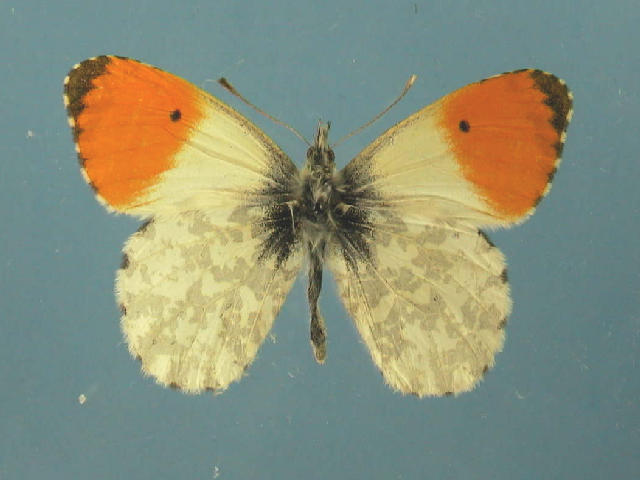
//> input picture Segmentor/image.tif, 640 x 480 px
$ ./segment image.tif   (built with g++ and OpenCV 4)
//> lines starting //> are read from the running program, lines starting //| are printed output that depends on the picture; after the words box and inside, x2 and y2 are one past the last pixel; in counts of white or black regions, pixels touching at a corner belong together
#include <opencv2/core/core.hpp>
#include <opencv2/highgui/highgui.hpp>
#include <opencv2/imgproc/imgproc.hpp>
#include <iostream>
#include <sstream>
using namespace std;
using namespace cv;

const string winName = "Image";
const Scalar RED = Scalar(0,0,255);
const Scalar BLUE = Scalar(255,0,0);
const int iter = 7;

void getBinMask( const Mat& comMask, Mat& binMask ){
  if( comMask.empty() || comMask.type()!=CV_8UC1 ){
    CV_Error( CV_StsBadArg, "comMask is empty or has incorrect type (not CV_8UC1)" );
  }
  if( binMask.empty() || binMask.rows!=comMask.rows || binMask.cols!=comMask.cols ){
    binMask.create( comMask.size(), CV_8UC1 );
  }
  binMask = comMask & 1;
}
void showImage( Mat& _img, Mat& _mask)
{
  Mat res;
  Mat binMask;
  if( _mask.empty() ){
    _img.copyTo( res );
  }
  else{
    getBinMask( _mask, binMask );
    _img.copyTo( res, binMask );
  }
  imshow( winName, res );
}

int main(int argc, char** argv){

  vector<Point> fgdPxls, bgdPxls;
  Mat image, mask, bgdModel, fgdModel;
  Rect rect;

  // Error handling of inputs
  if(argc == 1){
    return 1;
  }
  string filename = argv[1];
  if(filename.empty()){
    return 1;
  }

  image = imread(filename,1);
//> image is the input picture: 480 rows x 640 cols, CV_8UC3; mean B, G, R 123, 144.3, 136.9
  if(image.empty()){
    return 1;
  }

  // Show image to user and wait for click
  imshow(winName, image);
  waitKey();

  // Perform grabcut on
  rect = Rect(Point(10,10), Point(630,470));
  grabCut(image, mask,rect,bgdModel,fgdModel,iter,GC_INIT_WITH_RECT);
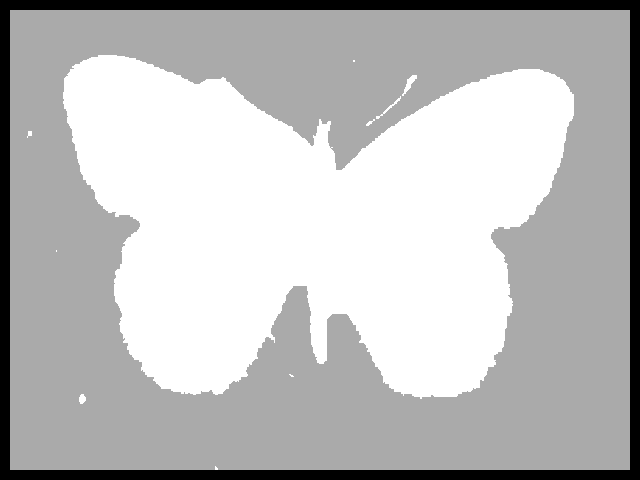
//> mask: 480 rows x 640 cols, CV_8UC1; min 0, max 3, mean 2.23; drawn with min black and max white
//> bgdModel = 65 values, max 145.1 at index 12, min -9.35 at index 40, mean 31.54; fgdModel = 65 values, max 2947.2 at index 55, min 0.0222 at index 0, mean 354.1

  showImage(image, mask);
//> in getBinMask, `binMask = comMask & 1;`:
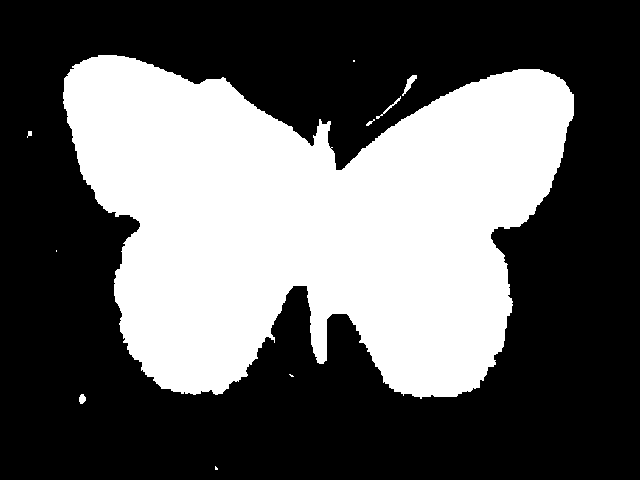
//> binMask: 480 rows x 640 cols, CV_8UC1; values 0 (black) and 1 (white), 37.8% white; 10 white regions (4 under 20 px), largest, box (x1, y1, x2, y2) and area: (63, 55, 574, 399) 115738, (402, 75, 417, 96) 107, (376, 96, 401, 119) 68, (79, 394, 86, 404) 53, (366, 119, 375, 126) 24, (27, 131, 32, 138) 22
//> in showImage, `_img.copyTo( res, binMask );`:
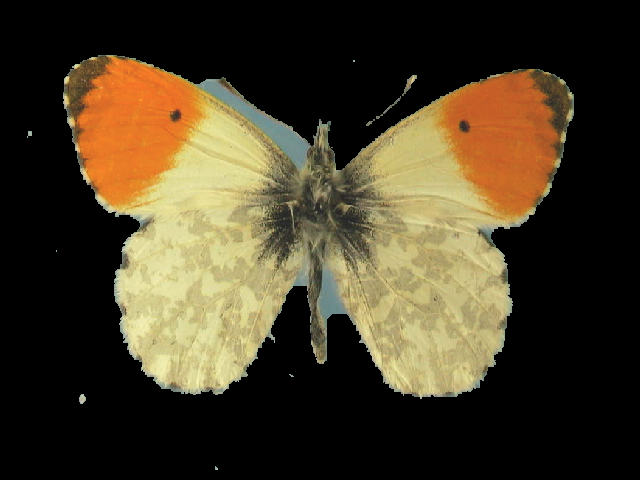
//> res: 480 rows x 640 cols, CV_8UC3; mean B, G, R 38.1, 59.5, 70
  waitKey();

}
